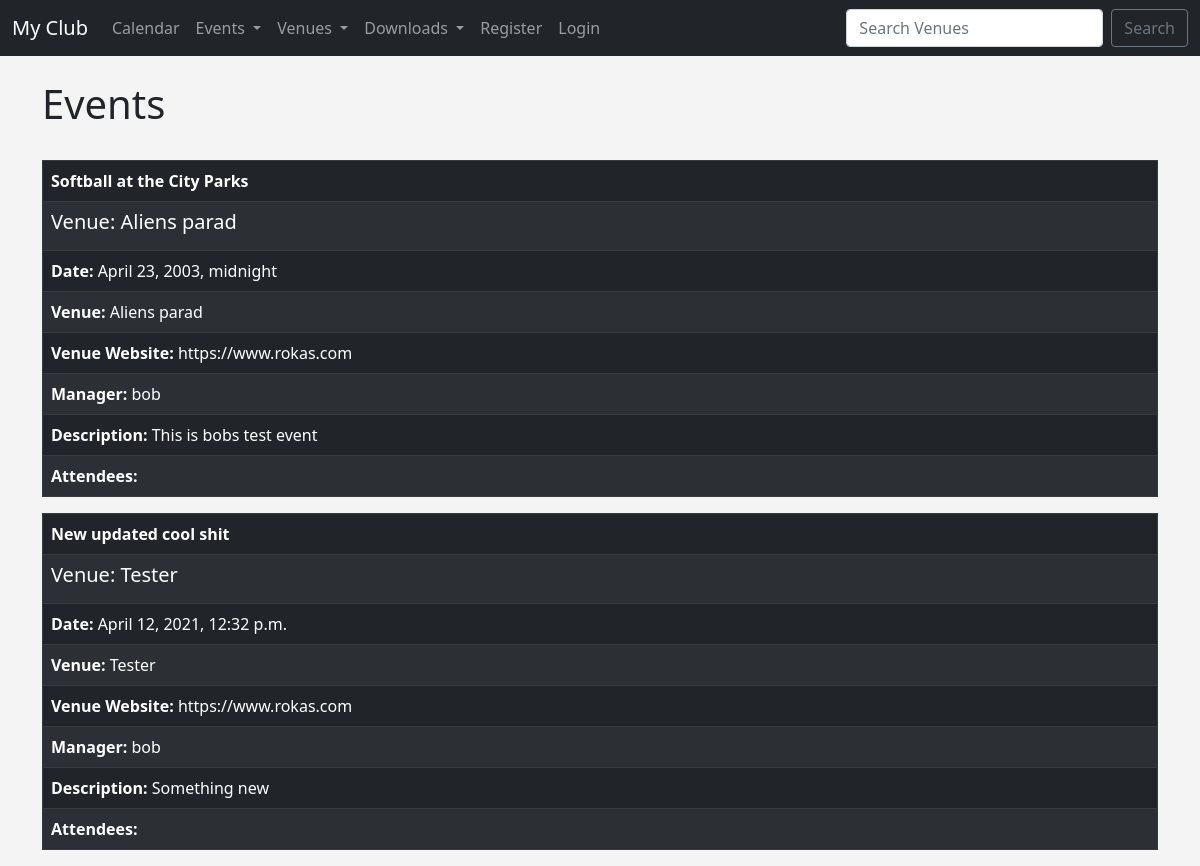
Page /events/ on the earlier database version.
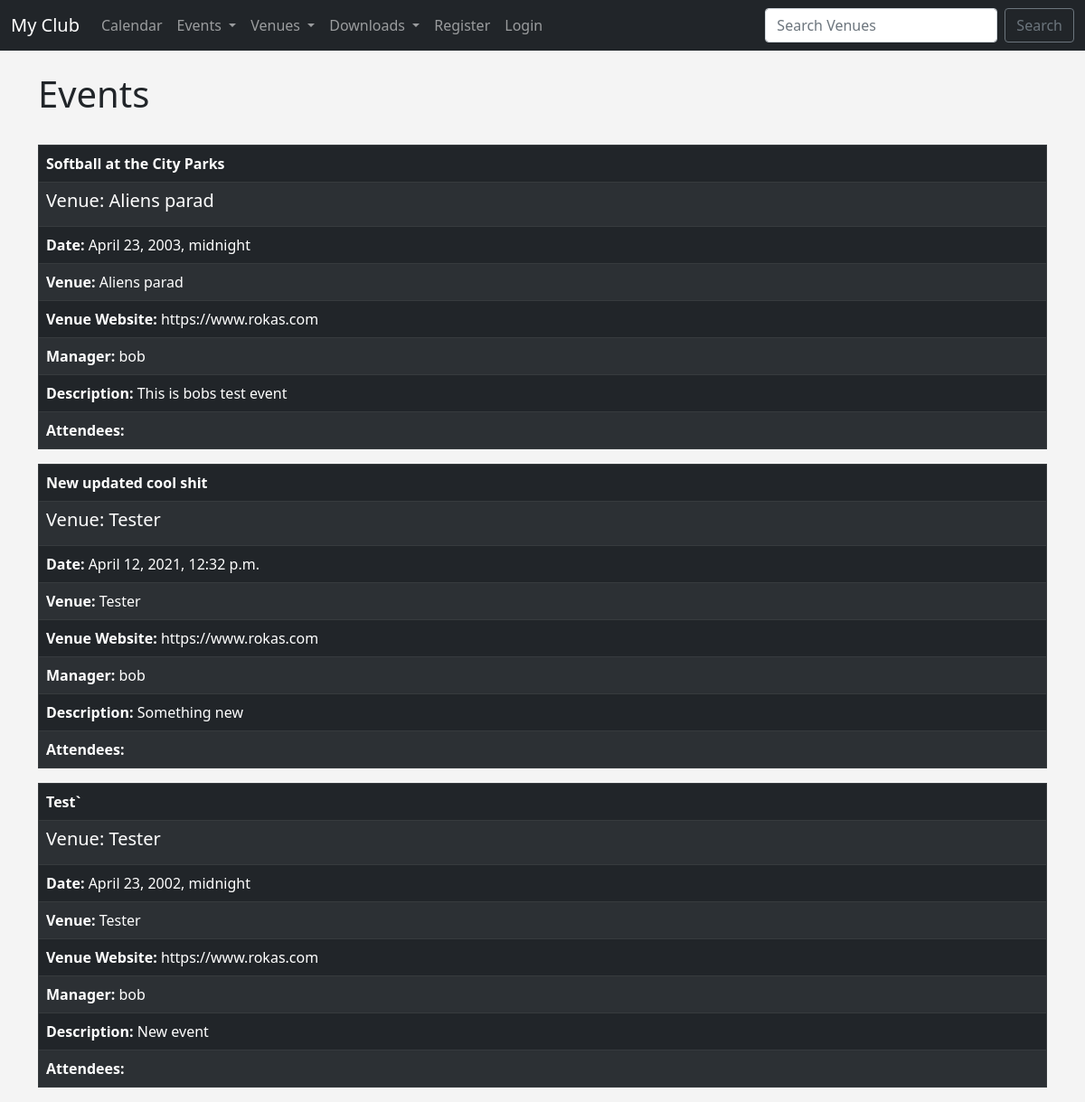
Same page on the later database version.
### events/models.py (models this page shows)
class Event(models.Model):
    name = models.CharField('Event Name', max_length=120)
    event_date = models.DateTimeField('Event Date')
    venue = models.ForeignKey(Venue, blank=True, null=True, on_delete=models.CASCADE)
    manager = models.ForeignKey(User, blank=True, null=True, on_delete=models.SET_NULL)
    description = models.TextField(blank=True)
    attendees = models.ManyToManyField(MyClubUser, blank=True)
    def __str__(self):
        return self.name

class Venue(models.Model):
    name = models.CharField('Venue name', max_length=120)
    address = models.CharField(max_length=300)
    zip_code = models.CharField("Zip Code", max_length=15)
    phone = models.CharField('Contact Phone', max_length=25, blank=True)
    web = models.URLField('Website Address', blank=True)
    email_address = models.EmailField('Email Address', blank=True)
    owner = models.IntegerField('Venue Owner', blank=False, default=1)
    def __str__(self):
        return self.name

### events/views.py (the view)
# urls.py: path('events/', views.all_events, name="list-events"),
def all_events(request):
    event_list = Event.objects.all().order_by('?')
    return render(request, 'events/event_list.html', {
        'event_list': event_list,
    })

### events/templates/events/event_list.html (shortened to what this page needs)
{% extends 'events/base.html' %}
{% block content %}
    <h1>Events</h1><br>
    {% for event in event_list %}
 <table class="table table-striped table-bordered table-dark table-hover">
    <thead>
        <tr>
            <td style="font-weight: bold; color: #fff">{{event}} </td>
        </tr>
    </thead>
     <tbody>
     <tr>
         <td><h5 class="card-title">Venue: {{ event.venue }}</h5></td>
     </tr>
                <tr><td><strong>Date: </strong> {{ event.event_date }}<br></td></tr>
                <tr><td><strong>Venue: </strong> {{ event.venue }} <br></td></tr>
                <tr><td><strong>Venue Website: </strong> {{ event.venue.web }}<br></td></tr>
                <tr><td><strong>Manager: </strong> {{ event.manager }}<br></td></tr>
                <tr><td><strong>Description: </strong> {{ event.description }}<br></td></tr>
            <tr><td>
                <strong>Attendees: </strong><br>
            </td></tr>
     </tbody>
 </table>
    {% endfor %}
{% endblock %}

### events/templates/events/base.html (shortened to what this page needs)
<!doctype html>
<html lang="en">
  <head>
    <link href="https://cdn.jsdelivr.net/npm/bootstrap@5.0.0-beta3/dist/css/bootstrap.min.css" rel="stylesheet">
  </head>
  <body>
  {% include 'events/navbar.html'%}
  <br>
   <div class="container">
    {% block content %}
    {% endblock %}
       </div>
  </body>
</html>

### events/templates/events/navbar.html (shortened to what this page needs)
<nav class="navbar navbar-expand-lg navbar-dark bg-dark">
  <div class="container-fluid">
    <a class="navbar-brand" href="{% url 'home' %}">My Club</a>
    <div class="collapse navbar-collapse" id="navbarSupportedContent">
      <ul class="navbar-nav me-auto mb-2 mb-lg-0">
        <li class="nav-item">
          <a class="nav-link" href="{% url 'home' '2021' 'March' %}">Calendar</a>
        </li>
              <li class="nav-item dropdown">
              <a class="nav-link dropdown-toggle" href="#" id="navbarDropdown" role="button" data-bs-toggle="dropdown" aria-expanded="false">
                Events
              </a>
            </li>
                 <li class="nav-item dropdown">
              <a class="nav-link dropdown-toggle" href="#" id="navbarDropdown" role="button" data-bs-toggle="dropdown" aria-expanded="false">
                Venues
              </a>
            </li>
               <li class="nav-item dropdown">
              <a class="nav-link dropdown-toggle" href="#" id="navbarDropdown" role="button" data-bs-toggle="dropdown" aria-expanded="false">
                Downloads
              </a>
            </li>
          {% if user.is_authenticated %}
                     <li class="nav-item">
                <a class="nav-link" href="{% url 'logout'%}">Logout</a>
              </li>
          {% else %}
              <li class="nav-item">
                <a class="nav-link" href="{% url 'register_user'%}">Register</a>
              </li>
                          <li class="nav-item">
                <a class="nav-link" href="{% url 'login'%}">Login</a>
              </li>
          {% endif %}
      </ul>
      <form class="d-flex" method="POST" action="{% url 'search-venues' %}">
        <input class="form-control me-2" type="search" placeholder="Search Venues" name="searched" aria-label="Search">
        <button class="btn btn-outline-secondary" type="submit">Search</button>
      </form>
    </div>
  </div>
</nav>

### events/templates/events/base.html (style rules this page uses)
body { background-color: #f4f4f4; }

Differences in the rows shown:
added Event: name "Test`", venue "Tester", event_date "April 23, 2002, midnight", venue.web "https://www.rokas.com", manager "bob", description "New event"
